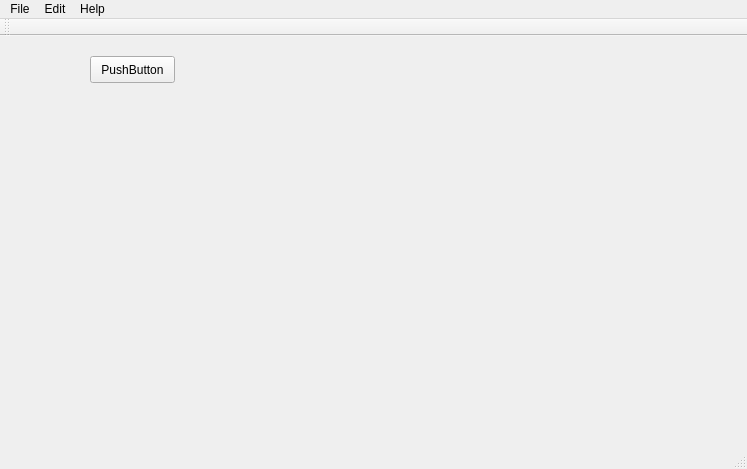
<?xml version="1.0" encoding="UTF-8"?>
<ui version="4.0">
 <class>MainWindow</class>
 <widget class="QMainWindow" name="MainWindow">
  <property name="geometry">
   <rect>
    <x>0</x>
    <y>0</y>
    <width>747</width>
    <height>469</height>
   </rect>
  </property>
  <property name="windowTitle">
   <string>MainWindow</string>
  </property>
  <widget class="QWidget" name="centralWidget">
   <widget class="QPushButton" name="pushButton">
    <property name="geometry">
     <rect>
      <x>90</x>
      <y>20</y>
      <width>85</width>
      <height>27</height>
     </rect>
    </property>
    <property name="text">
     <string>PushButton</string>
    </property>
   </widget>
  </widget>
  <widget class="QMenuBar" name="menuBar">
   <property name="geometry">
    <rect>
     <x>0</x>
     <y>0</y>
     <width>747</width>
     <height>25</height>
    </rect>
   </property>
   <widget class="QMenu" name="menuFile">
    <property name="title">
     <string>File</string>
    </property>
   </widget>
   <widget class="QMenu" name="menuEdit">
    <property name="title">
     <string>Edit</string>
    </property>
   </widget>
   <widget class="QMenu" name="menuHelp">
    <property name="title">
     <string>Help</string>
    </property>
   </widget>
   <addaction name="menuFile"/>
   <addaction name="menuEdit"/>
   <addaction name="menuHelp"/>
  </widget>
  <widget class="QToolBar" name="mainToolBar">
   <attribute name="toolBarArea">
    <enum>TopToolBarArea</enum>
   </attribute>
   <attribute name="toolBarBreak">
    <bool>false</bool>
   </attribute>
  </widget>
  <widget class="QStatusBar" name="statusBar"/>
 </widget>
 <layoutdefault spacing="6" margin="11"/>
 <resources/>
 <connections/>
</ui>
